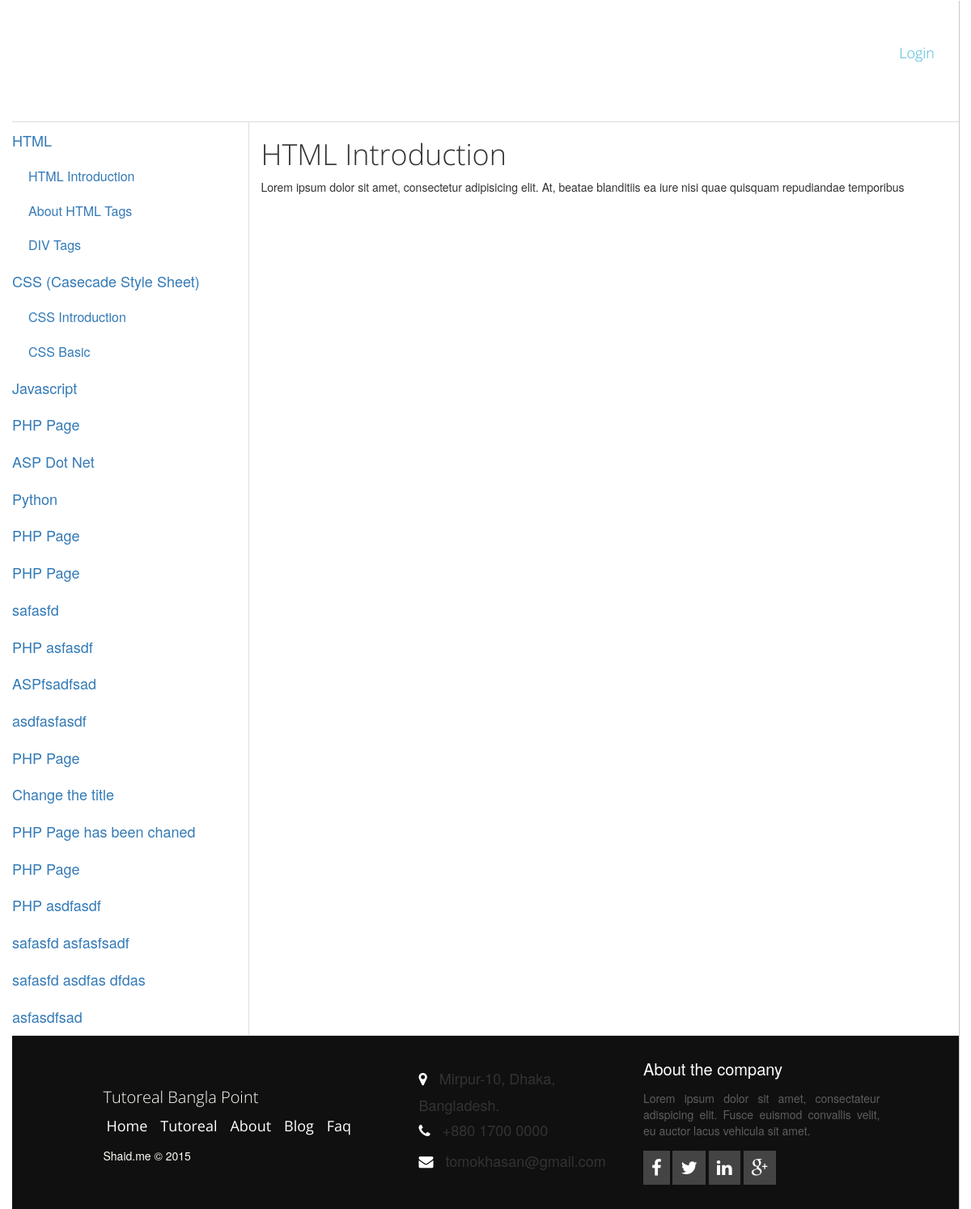
Screenshot of /sub-page.php?page=1 with the database file from the repository.
### tables this page shows
CREATE TABLE IF NOT EXISTS `main_page` (
  `id` int(11) NOT NULL AUTO_INCREMENT,
  `user_id` int(11) NOT NULL,
  `name` varchar(50) NOT NULL,
  `desc` text NOT NULL,
  `position` int(11) NOT NULL,
  `date` date NOT NULL,
  PRIMARY KEY (`id`)
);

CREATE TABLE IF NOT EXISTS `sub_page` (
  `id` int(11) NOT NULL AUTO_INCREMENT,
  `user_id` int(11) NOT NULL,
  `main_page_id` int(11) NOT NULL,
  `name` varchar(25) NOT NULL,
  `desc` text NOT NULL,
  `position` int(11) NOT NULL,
  `date` date NOT NULL,
  PRIMARY KEY (`id`)
);

### main-header.php (called while the page is built, shortened)
<?php
if(!isset($page_header)) {
    require_once( ABSPATH . INC . '/load-pages.php' );
}

### index.php (called while the page is built, shortened)
<?php
require(dirname(__FILE__)."/main-header.php");

### core/main-page.php (called while the page is built, shortened)
<?php
class main_page {
    private $table = 'main_page';
    public function get_all_pages(){
        global $main_db;
        $results = $main_db->get_results('SELECT *FROM '.$this->table);
        if($results)
            return $results;
        return NULL;
    }
}
$main_page = new main_page();

### core/main-db.php (called while the page is built, shortened)
<?php
class main_db{
    public $host;
    public $dbuser;
    public $connect;
    protected $result;
    function __construct($dbname,$user,$host,$pass)
    {
        $this->dbname = $dbname;
        $this->dbuser = $user;
        $this->host = $host;
        $this->pass = $pass;
    }
    public function connect(){
        $this->connect = mysql_connect($this->host, $this->dbuser, $this->pass);
    }
    private function dbconnect($dbname, $connect){
            $dbconnect =  mysql_select_db($dbname, $connect);
    }
    public function query( $query ) {
        $this->_do_query( $query );
        $this->last_error = mysql_error( $this->connect );
        if ( preg_match( '/^\s*(create|alter|truncate|drop)\s/i', $query ) ) {
            $return_val = $this->result;
        } elseif ( preg_match( '/^\s*(insert|delete|update|replace)\s/i', $query ) ) {
            $this->rows_affected = mysql_affected_rows( $this->connect );
            if ( preg_match( '/^\s*(insert|replace)\s/i', $query ) ) {
                $this->insert_id = mysql_insert_id( $this->connect);
            }
            $return_val = $this->rows_affected;
        }else {
            $num_rows = 0;
            while ( $row = @mysql_fetch_object( $this->result ) ) {
                $this->last_result[$num_rows] = $row;
                $num_rows++;
            }
            $return_val     = $num_rows;
        }
        return $return_val;
    }
    private function _do_query( $query ) {
        $this->result = mysql_query($query, $this->connect);
    }
    public function get_results( $query ) {
        if( $query ) {
            $this->query($query);
        }else {
            return null;
        }
        return $this->last_result;
    }
    public function get_rows( $query ) {
        $return = '';
        if( $query ) {
            $results = $this->get_results( $query );
            if( $results ) {
                foreach ($results as $result) {
                    $return = $result;
                }
            }
        }else {
            return null;
        }
        return $return;
    }
    public function flush() {
        $this->last_result = array();
    }
}

### core/core.php (called while the page is built, shortened)
<?php
function create_db_connect(){
    global $main_db;
    require_once(CORE_F.'/main-db.php');
    if(!$main_db) {
        $main_db = new main_db(DATABASE, USER, HOST, PASSWORD);
    }else{
        return;
    }
}

### core/user.php (called while the page is built, shortened)
<?php
class User {
    private $table = "admin";
    public function get_user_by_username( $username ){
        global $main_db;
        $query = $main_db->get_rows("SELECT *FROM ".$this->table." WHERE username='{$username}' LIMIT 1");
        return NULL;
    }
    public function full_name( $username ){
        $user = $this->get_user_by_username( $username );
        return NULL ;
    }
}

### core/url-access.php (called while the page is built, shortened)
<?php
function is_ssl(){
    $protocol = isset($_SERVER["HTTPS"]) ? 'https:' : 'http:';
    $host = $_SERVER['HTTP_HOST'];
    return $protocol.'//'.$host;
}
function get_root_folder(){
    $pathInPieces = explode('/', $_SERVER['REQUEST_URI']);
    return $pathInPieces[1];
}
function get_home_url(){
    return is_ssl().'/'.get_root_folder();
}

### core/sub-page.php (called while the page is built, shortened)
<?php
class sub_page {
    private $table= "sub_page";
    public function get_page_by_mainPage( $id ){
        global $main_db;
        $query = $main_db->get_results("SELECT *FROM ".$this->table." WHERE main_page_id=".$id);
        if($query)
            return $query;
        return NULL;
    }
    public function get_page_by_id( $ID ){
        global $main_db;
        $query = $main_db->get_rows("SELECT *FROM ".$this->table." WHERE id =".$ID );
        if( $query )
            return $query;
        return NULL;
    }
}

### public/sub-page.php (the view, shortened to what this page needs)
<?php
$subpage = new sub_page();
$current_page = $subpage->get_page_by_id( $_GET['page'] );
include('header.php');
include('sidebar.php');
?>
    <div class="col-md-9">
        <h1 class="title">  <?php echo $current_page->name; ?>  </h1>
        <div class="page-content">
            <?php echo $current_page->desc; ?>
        </div>
    </div>
<?php
include('footer.php');

### public/sidebar.php
<?php
global $main_db, $main_page;
$subpage = new sub_page();
?>
<div class="col-md-3 sidebar">
    <ul class="nav">
        <?php
        $get_all_page = $main_page->get_all_pages();
        if($get_all_page !=NULL ):
            foreach($get_all_page as $page ): ?>
                <li> <a href="<?php echo get_home_url() ?>/main-page.php?page=<?php echo $page->id ?>"> <?php echo $page->name; ?> </span></a>
                    <?php $subpages = $subpage->get_page_by_mainPage( $page->id );
                    if($subpages !=NULL ):
                    ?>
                    <ul class="sub_nav">
                        <?php foreach($subpages as $s_page): ?>
                        <li>  <a href="<?php echo get_home_url() ?>/prices"> <?php echo $s_page->name; ?> </a> </li>
                        <?php endforeach; ?>
                    </ul>
                     <?php endif; ?>
                </li>
        <?php   endforeach;
        endif;
        ?>
    </ul>
</div>

### public/assets/css/style.css (style rules this page uses)
body { margin: 0; padding: 0; }
.title { font-family: 'Open Sans', sans-serif; font-weight: 300; }
.sidebar { margin: 0; padding: 0; min-height: 500px; border-right: 1px solid #ddd; }
.sidebar ul { list-style: none; margin:0; padding:0; width: 100%; }
.sidebar ul li ul { padding-left:20px; }
.sidebar ul li { margin:0; padding:0; }
.sidebar ul li a { padding:10px 5px 10px 0; display: block; margin:0; font-size:18px; text-decoration: none; -webkit-transition: all 0.3s linear 0s; -moz-transition: all 0.3s0.3s linear 0s; -ms-transition: all 0.3s0.3s linear 0s; -o-transition: all 0.3s0.3s linear 0s; transition: all 0.3s0.3s linear 0s; }
.sidebar ul li li a { font-size: 16px; }

### rows the page displays
main_page: name "HTML"
sub_page: name "HTML Introduction", desc "Lorem ipsum dolor sit amet, consectetur adipisicing elit. At, beatae blanditiis ea iure nisi quae quisquam repudiandae temporibus"
sub_page: name "About HTML Tags"
sub_page: name "DIV Tags"
main_page: name "CSS (Casecade Style Sheet)"
sub_page: name "CSS Introduction"
sub_page: name "CSS Basic"
main_page: name "Javascript"
main_page: name "PHP Page"
main_page: name "ASP Dot Net"
main_page: name "Python"
main_page: name "PHP Page"
main_page: name "PHP Page"
main_page: name "safasfd"
main_page: name "PHP asfasdf"
main_page: name "ASPfsadfsad"
main_page: name "asdfasfasdf"
main_page: name "PHP Page"
main_page: name "Change the title"
main_page: name "PHP Page has been chaned"
main_page: name "PHP Page"
main_page: name "PHP asdfasdf"
main_page: name "safasfd asfasfsadf"
main_page: name "safasfd asdfas dfdas"
main_page: name "asfasdfsad"
